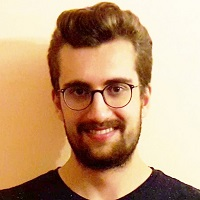
#> input picture Vize Öncesi Ödev 24 Kasım/Onur.jpg, 200 x 200 px
$ jupyter execute --allow-errors '6.Sobel - Prewitt - Robert cross filtreleme.ipynb'   (older library calls are emulated)
#> lines starting #> are read from the running program, lines starting #| are printed output that depends on the picture
[cell 1]
import cv2
import numpy as np
from matplotlib import pyplot as plt
from scipy import ndimage
img = cv2.imread('Onur.jpg',0)
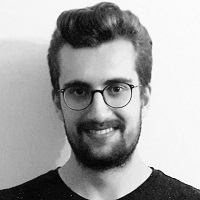
#> img: shape (200, 200); min 0, max 255, mean 165
sobelx = cv2.Sobel(img,cv2.CV_64F,1,0,ksize=5)
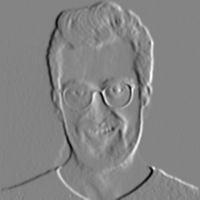
#> sobelx: shape (200, 200) float64; min -8599, max 8005, mean 31.2; drawn with min black and max white
sobely = cv2.Sobel(img,cv2.CV_64F,0,1,ksize=5)
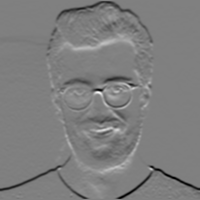
#> sobely: shape (200, 200) float64; min -9654, max 9560, mean -126.9; drawn with min black and max white
kernelx = np.array([[1,1,1],[0,0,0],[-1,-1,-1]])
kernely = np.array([[-1,0,1],[-1,0,1],[-1,0,1]])
img_prewittx = cv2.filter2D(img, -1, kernelx)
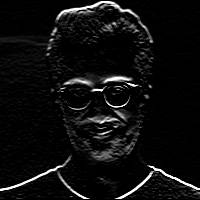
#> img_prewittx: shape (200, 200); min 0, max 255, mean 14.2
img_prewitty = cv2.filter2D(img, -1, kernely)
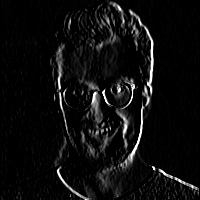
#> img_prewitty: shape (200, 200); min 0, max 255, mean 13.8
roberts_cross_v = np.array( [[1, 0 ],[0,-1 ]] )
roberts_cross_h = np.array( [[ 0, 1 ],[ -1, 0 ]] )
img2 = cv2.imread("Onur.jpg",0).astype('float64')
#> img2: shape (200, 200) float64; min 0, max 255, mean 165
img2/=255.0
vertical = ndimage.convolve( img2, roberts_cross_v )
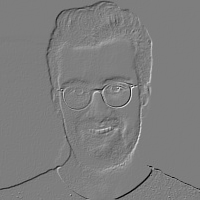
#> vertical: shape (200, 200) float64; min -0.878, max 0.894, mean -0.00301; drawn with min black and max white
horizontal = ndimage.convolve( img2, roberts_cross_h )
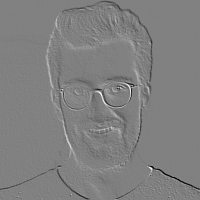
#> horizontal: shape (200, 200) float64; min -0.949, max 0.925, mean -0.00492; drawn with min black and max white
edged_img = np.sqrt( np.square(horizontal) + np.square(vertical))
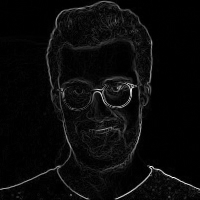
#> edged_img: shape (200, 200) float64; min 0, max 1.23, mean 0.0505; drawn with min black and max white
edged_img*=255
plt.subplot(1,3,1),plt.imshow(img,cmap = 'gray')
plt.title('Original'), plt.xticks([]), plt.yticks([])
#> (the rest of this cell did not finish here and is left out)
